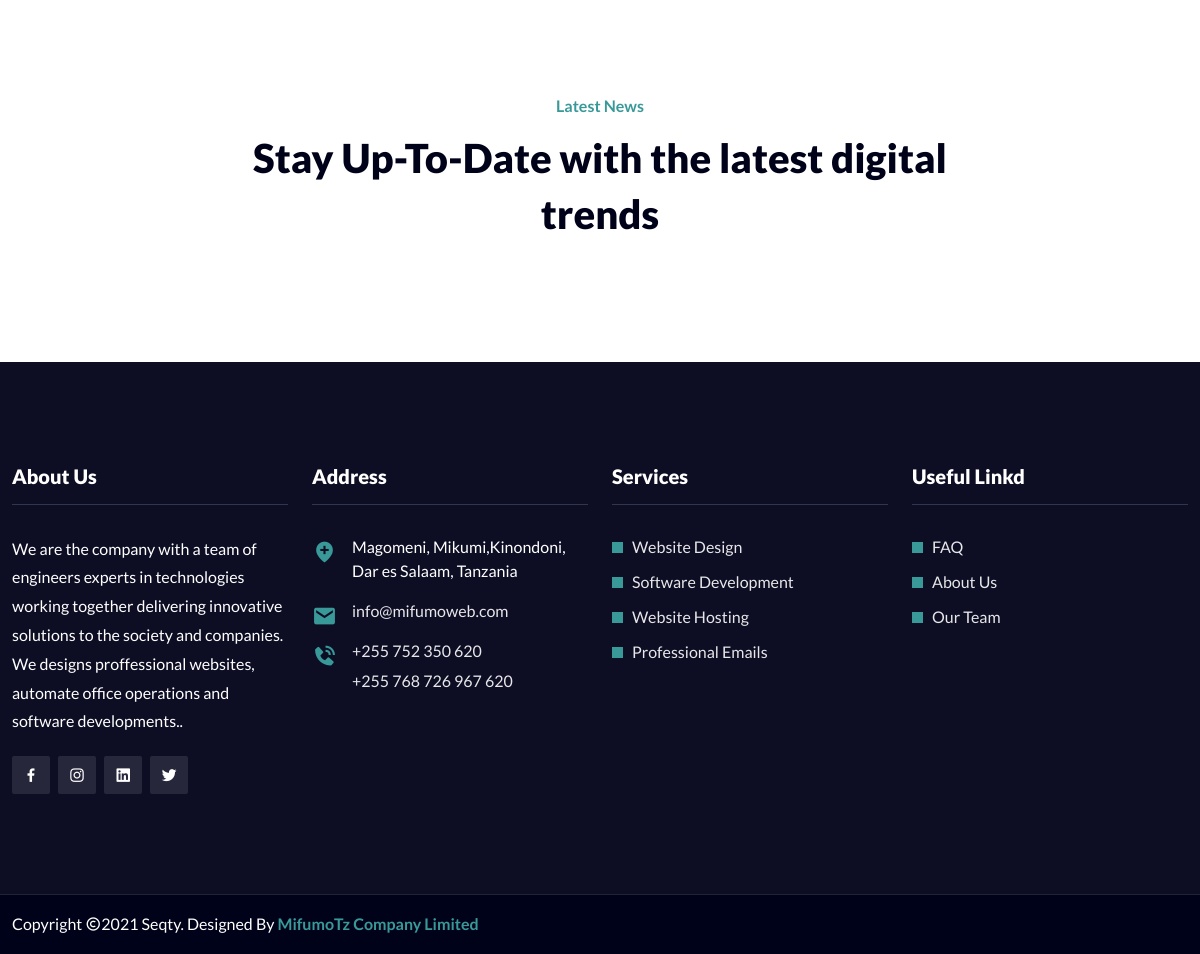
The app's page / (lower part), older data.
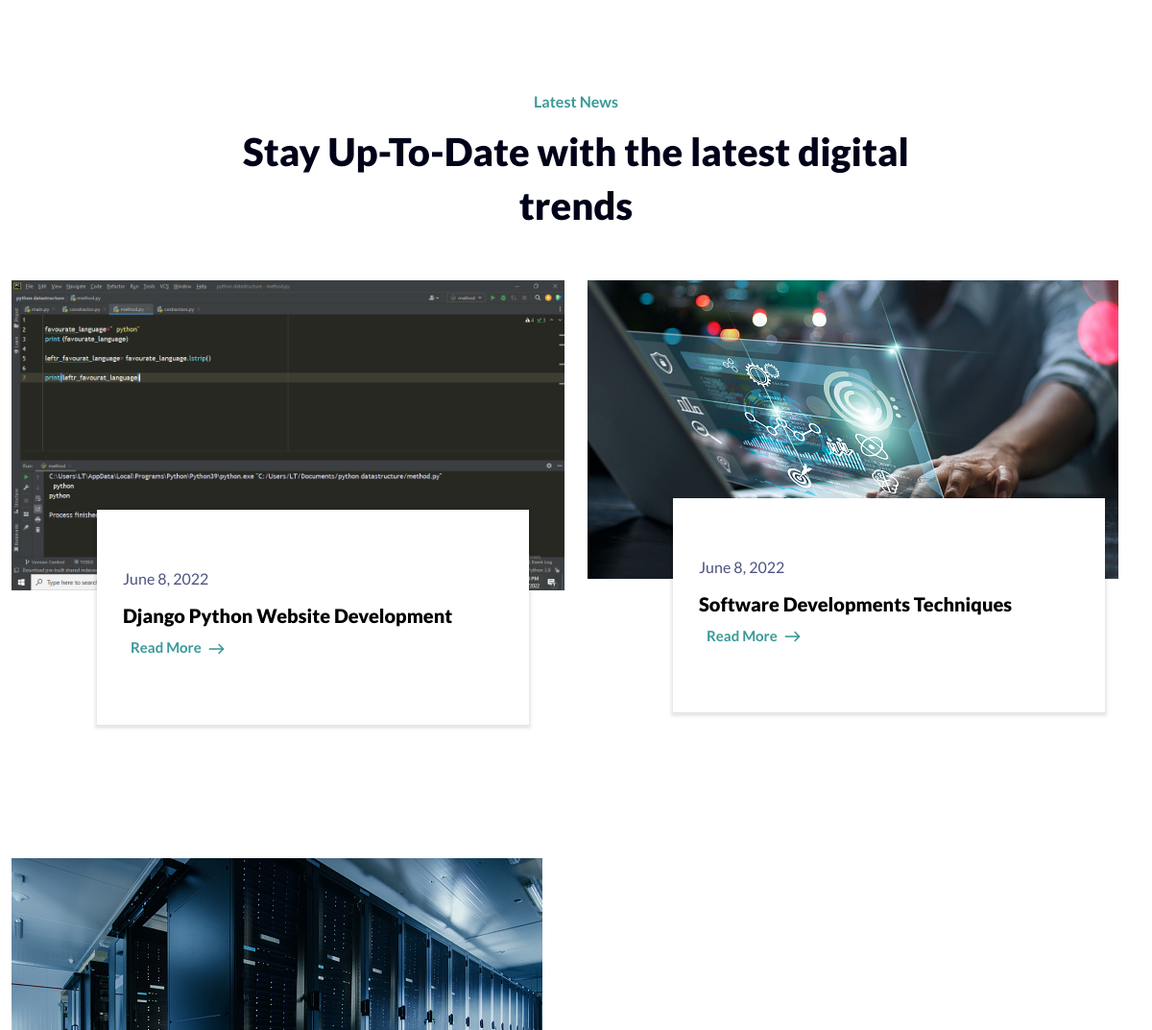
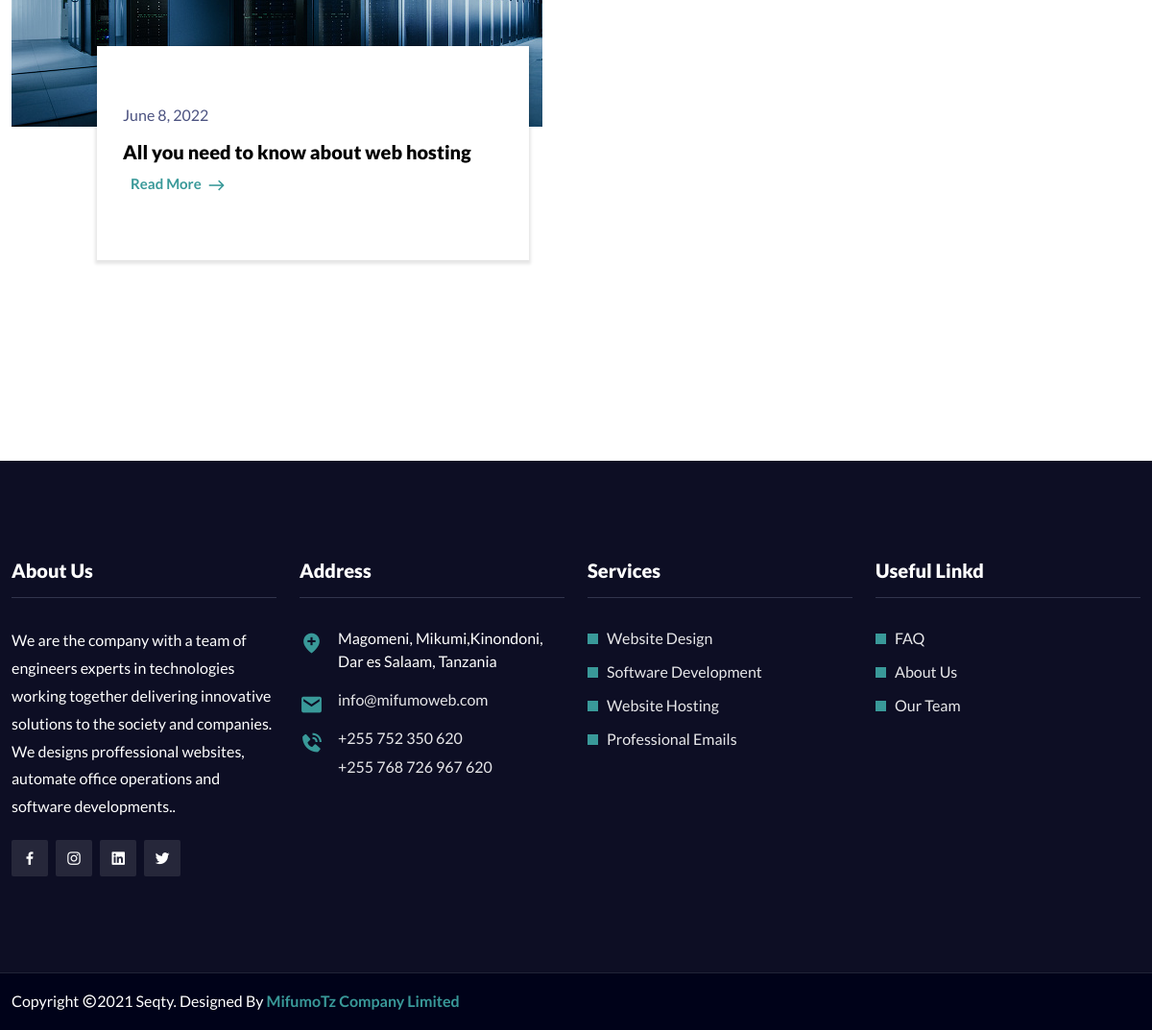
The same page, newer data (2 pictures, top to bottom).
### mifumoweb/models.py (models this page shows, shortened)
class Article(models.Model):
    title = models.CharField(max_length = 150, null=True)
    slug = models.SlugField(max_length = 50, null=True)
    description = models.TextField()
    date = models.DateField(auto_now=True,)
    image = models.ImageField(upload_to='images/', null=True)
    def get_absolute_url(self):
        return reverse('article_detail', kwargs={'slug': self.slug})

### mifumoweb/views.py (the view)
# urls.py: path('',IndexPage.as_view(), name='indexpage'),
class IndexPage(ListView):
    template_name='index.html'
    model=Article
    model=Service
    def get_context_data(self, **kwargs):
        context= super().get_context_data(**kwargs)
        context['articles']=Article.objects.all()
        context['services']=Service.objects.all()
        return context

### mifumoweb/templates/index.html (shortened to what this page needs)
{% extends 'base.html' %}
{% load static %}
{% block contents %}
<section class="blog-area pt-100 pb-70">
    <div class="container">
        <div class="section-title">
            <span>Latest News</span>
            <h2>Stay Up-To-Date with the latest digital trends</h2>
        </div>
        <div class="row">
           {% for article in articles %}
           <div class="col-lg-6 col-md-6">
            <div class="single-blog">
                <div class="blog-img">
                    <a href="blog-details.html">
                        <img src="{{article.image.url}}" alt="">
                    </a>
                </div>
                <div class="blog-content">
                    <span>{{article.date}}</span>
                    <h3><a href="{{ article.get_absolute_url }}">{{article.title}}</a></h3>
                    <a href="{{article.get_absolute_url}}" class="read-more m-2">
                        Read More
                        <i class="flaticon-right-arrow"></i>
                    </a>
                </div>
            </div>
        </div>
           {% endfor %}
        </div>
    </div>
</section>
{% endblock  %}

### mifumoweb/templates/base.html (shortened to what this page needs)
<!doctype html>
{% load static %}
<head>
		<link rel="stylesheet" href="{% static 'assets/css/bootstrap.min.css'%}">
		<link rel="stylesheet" href="{% static 'assets/css/owl.theme.default.min.css'%}">
		<link rel="stylesheet" href="{% static 'assets/css/owl.carousel.min.css'%}">
		<link rel="stylesheet" href="{% static 'assets/css/animate.min.css'%}">
		<link rel="stylesheet" href="{% static 'assets/css/boxicons.min.css'%}">
		<link rel="stylesheet" href="{% static 'assets/css/magnific-popup.min.css'%}">
		<link rel="stylesheet" href="{% static 'assets/css/flaticon.css'%}">
		<link rel="stylesheet" href="{% static 'assets/css/meanmenu.min.css'%}">
		<link rel="stylesheet" href="{% static 'assets/css/nice-select.min.css'%}">
		<link rel="stylesheet" href="{% static 'assets/css/odometer.min.css'%}">
		<link rel="stylesheet" href="{% static 'assets/css/style.css'%}">
		<link rel="stylesheet" href="{% static 'assets/css/responsive.css'%}">
    </head>
    <body>
		{% block contents %}
		{% endblock %}
		<footer class="footer-area pt-100 pb-70 jarallax" data-jarallax='{"speed": 0.3}'>
			<div class="container">
				<div class="row">
					<div class="col-lg-3 col-md-6">
						<div class="single-footer-widget">
							<h3> About Us</h3>
							<p>We are the company with a team of engineers experts in technologies working together
								delivering innovative solutions to the society and companies. We designs proffessional websites,
								 automate office operations and software developments..</p>
							<ul class="social-icon">
								<li>
									<a href="#">
										<i class="bx bxl-facebook"></i>
									</a>
								</li>
								<li>
									<a href="#">
										<i class="bx bxl-instagram"></i>
									</a>
								</li>
								<li>
									<a href="#">
										<i class="bx bxl-linkedin-square"></i>
									</a>
								</li>
								<li>
									<a href="#">
										<i class="bx bxl-twitter"></i>
									</a>
								</li>
							</ul>
						</div>
					</div>
					<div class="col-lg-3 col-md-6">
						<div class="single-footer-widget">
							<h3>Address</h3>
							<ul class="address">
								<li class="location">
									<i class="bx bxs-location-plus"></i>
									Magomeni, Mikumi,Kinondoni, Dar es Salaam, Tanzania
								</li>
								<li>
									<i class="bx bxs-envelope"></i>
									<a href="https://templates.envytheme.com/cdn-cgi/l/email-protection#a5cdc0c9c9cae5d6c0d4d1dc8bc6cac8"><span class="__cf_email__" data-cfemail="157d7079797a55667064616c3b767a78">info@mifumoweb.com</span></a>
								</li>
								<li>
									<i class="bx bxs-phone-call"></i>
									<a href="">+255 752 350 620 </a>
									<a href="tel:+1-(514)-312-6677">+255 768 726 967 620</a>
								</li>
							</ul>
						</div>
					</div>
					<div class="col-lg-3 col-md-6">
						<div class="single-footer-widget">
							<h3>Services</h3>
							<ul class="import-link">
								<li>
									<a href="http://127.0.0.1:8000/web-hosting">Website Design</a>
								</li>
								<li>
									<a href="http://127.0.0.1:8000/web-hosting">Software Development</a>
								</li>
								<li>
									<a href="http://127.0.0.1:8000/web-hosting">Website Hosting</a>
								</li>
								<li>
									<a href="http://127.0.0.1:8000/web-hosting">Professional Emails</a>
								</li>
						</div>
					</div>
					<div class="col-lg-3 col-md-6">
						<div class="single-footer-widget">
							<h3>Useful Linkd </h3>
							<ul class="import-link">
								<li>
									<a href="#">FAQ</a>
								</li>
								<li>
									<a href="#">About Us</a>
								</li>
								<li>
									<a href="#">Our Team</a>
								</li>
						</div>
					</div>
				</div>
			</div>
		</footer>
		<div class="copy-right-area">
			<div class="container">
				<div class="row align-items-center">
					<div class="col-lg-6 col-md-6">
						<p>
							Copyright <i class="bx bx-copyright"></i>2021 Seqty. Designed By
							<a href="" target="_blank">MifumoTz Company Limited</a>
						</p>
					</div>
				</div>
			</div>
		</div>
    </body>
</html>

Row changes from the older to the newer data that the page shows:
added Article: image (picture), date "June 8, 2022", title "Django Python Website Development"
added Article: image (picture), date "June 8, 2022", title "Software Developments Techniques"
added Article: image (picture), date "June 8, 2022", title "All you need to know about web hosting"
